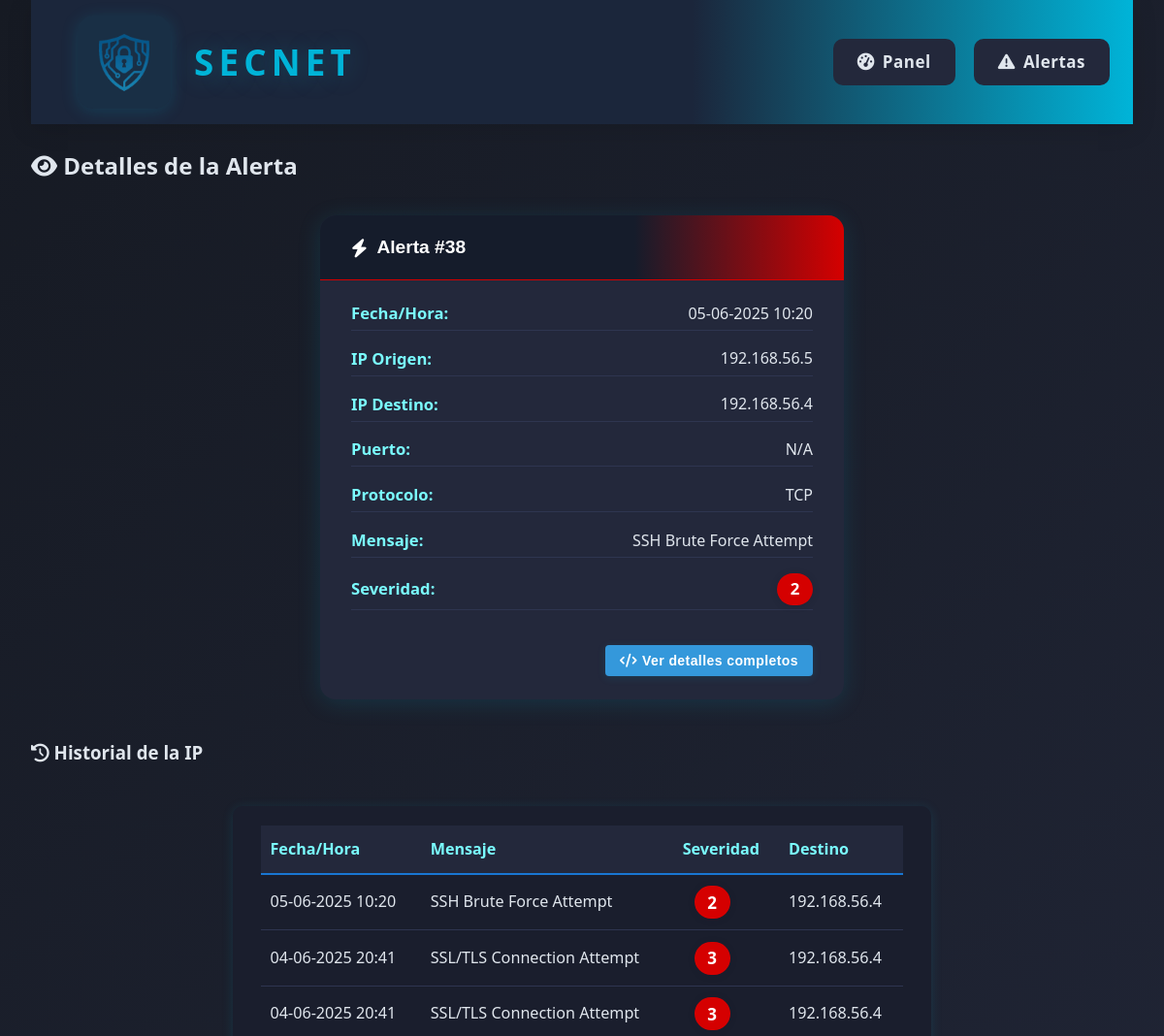
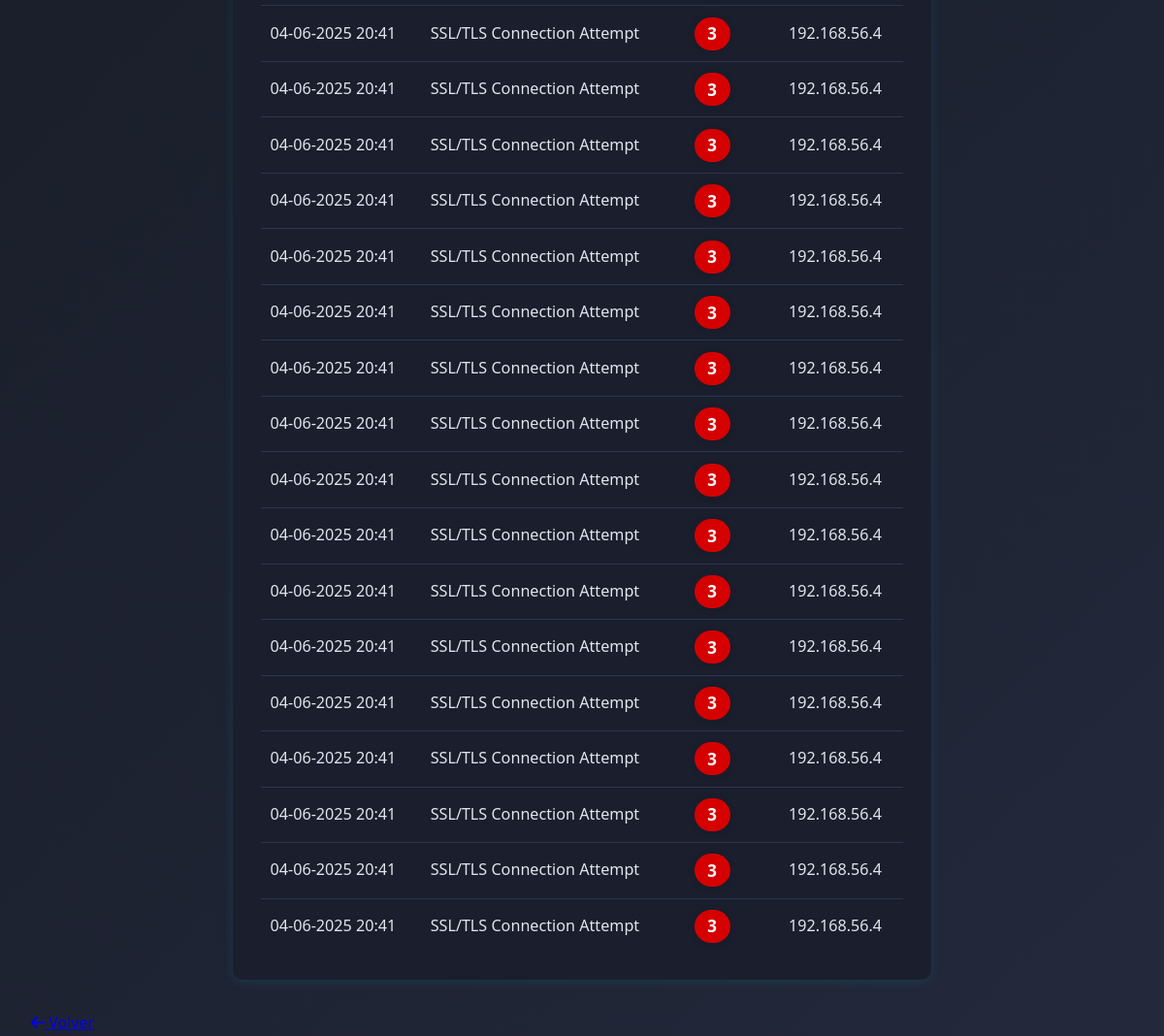
/web-interface/alert-details.php?id=38, run on the app's committed database (2 pictures, top to bottom).
### tables this page shows
CREATE TABLE alerts (
        id INTEGER PRIMARY KEY AUTOINCREMENT,
        timestamp TEXT,
        source_ip TEXT,
        destination_ip TEXT,
        alert_message TEXT,
        severity INTEGER,
        protocol TEXT,
        action_taken TEXT,
        raw_data TEXT
    );

### web-interface/alert-details.php (the view, shortened to what this page needs)
<?php
$id = intval($_GET['id']);
$db = new SQLite3('/var/www/html/database/alerts.db');
$stmt = $db->prepare('SELECT * FROM alerts WHERE id = :id');
$stmt->bindValue(':id', $id, SQLITE3_INTEGER);
$result = $stmt->execute();
$alert = $result->fetchArray(SQLITE3_ASSOC);
$source_ip = $alert['source_ip'];
$history = [];
if ($source_ip) {
    $hist_stmt = $db->prepare('SELECT * FROM alerts WHERE source_ip = :source_ip ORDER BY timestamp DESC LIMIT 20');
    $hist_stmt->bindValue(':source_ip', $source_ip, SQLITE3_TEXT);
    $hist_result = $hist_stmt->execute();
    while ($row = $hist_result->fetchArray(SQLITE3_ASSOC)) {
        $history[] = $row;
    }
}
?>
<!DOCTYPE html>
<html lang="es">
<head>
    <link rel="stylesheet" href="css/style.css">
    <link rel="stylesheet" href="https://cdnjs.cloudflare.com/ajax/libs/font-awesome/6.4.0/css/all.min.css">
</head>
<body>
    <div class="container">
        <header>
            <div class="logo-container">
                <a href="index.php" style="display:flex;align-items:center;text-decoration:none;">
                    <img src="assets/logo.png" alt="Logo">
                    <h1 class="secnet-title">SecNet</h1>
                </a>
            </div>
            <nav>
                <ul>
                    <li><a href="index.php"><i class="fas fa-tachometer-alt"></i> Panel</a></li>
                    <li><a href="alerts.php"><i class="fas fa-exclamation-triangle"></i> Alertas</a></li>
                </ul>
            </nav>
        </header>
        <main>
            <h2><i class="fas fa-eye"></i> Detalles de la Alerta</h2>
            <section class="alert-card">
                <div class="alert-card-header severity-<?= (int)$alert['severity'] ?>">
                    <i class="fas fa-bolt"></i> Alerta #<?= htmlspecialchars($alert['id']) ?>
                </div>
                <div class="alert-card-body">
                    <div class="alert-detail-row"><span class="alert-detail-label">Fecha/Hora:</span><span><?php
    $date = new DateTime($alert['timestamp'], new DateTimeZone('UTC'));
    $date->setTimezone(new DateTimeZone('Europe/Madrid'));
    echo $date->format('d-m-Y H:i');
?></span></div>
                    <div class="alert-detail-row"><span class="alert-detail-label">IP Origen:</span><span><?= htmlspecialchars($alert['source_ip']) ?></span></div>
                    <div class="alert-detail-row"><span class="alert-detail-label">IP Destino:</span><span><?= htmlspecialchars($alert['destination_ip']) ?></span></div>
                    <div class="alert-detail-row"><span class="alert-detail-label">Puerto:</span><span><?= !empty($alert['dest_port']) ? htmlspecialchars($alert['dest_port']) : 'N/A' ?></span></div>
                    <div class="alert-detail-row"><span class="alert-detail-label">Protocolo:</span><span><?= htmlspecialchars($alert['protocol']) ?></span></div>
                    <div class="alert-detail-row"><span class="alert-detail-label">Mensaje:</span><span><?= htmlspecialchars($alert['alert_message']) ?></span></div>
                    <div class="alert-detail-row"><span class="alert-detail-label">Severidad:</span><span class="severity-badge severity-<?= (int)$alert['severity'] ?>"><?= htmlspecialchars($alert['severity']) ?></span></div>
                    <div class="alert-actions">
                        <button id="showJsonBtn" class="action-btn primary">
                            <i class="fas fa-code"></i> Ver detalles completos
                        </button>
                    </div>
                </div>
            </section>
            <h3><i class="fas fa-history"></i> Historial de la IP</h3>
            <section class="alert-history-box">
                <table class="alert-history-table">
                    <thead>
                        <tr>
                            <th>Fecha/Hora</th>
                            <th>Mensaje</th>
                            <th>Severidad</th>
                            <th>Destino</th>
                        </tr>
                    </thead>
                    <tbody>
                    <?php foreach ($history as $h): ?>
                        <tr>
                            <td><?php
    $date = new DateTime($h['timestamp'], new DateTimeZone('UTC'));
    $date->setTimezone(new DateTimeZone('Europe/Madrid'));
    echo $date->format('d-m-Y H:i');
?></td>
                            <td><?= htmlspecialchars($h['alert_message']) ?></td>
                            <td><span class="severity-badge severity-<?= (int)$h['severity'] ?>"><?= htmlspecialchars($h['severity']) ?></span></td>
                            <td><?= htmlspecialchars($h['destination_ip']) ?><?= !empty($h['dest_port']) ? ':' . htmlspecialchars($h['dest_port']) : '' ?></td>
                        </tr>
                    <?php endforeach; ?>
                    </tbody>
                </table>
            </section>
            <a href="index.php" class="btn"><i class="fas fa-arrow-left"></i> Volver</a>
        </main>
    </div>
</body>
</html>

### web-interface/alert-details.php (style rules this page uses)
.action-btn { padding: 8px 15px; border: none; border-radius: 4px; cursor: pointer; font-size: 14px; display: inline-flex; align-items: center; gap: 5px; transition: background-color 0.2s; }
.action-btn.primary { background-color: #3498db; color: white; }
.alert-actions { margin-top: 20px; display: flex; gap: 10px; justify-content: flex-end; }

### data on the page
alerts: id "38", timestamp "05-06-2025 10:20", source_ip "192.168.56.5", destination_ip "192.168.56.4", protocol "TCP", alert_message "SSH Brute Force Attempt", severity "2"
alerts: timestamp "04-06-2025 20:41", alert_message "SSL/TLS Connection Attempt", severity "3", destination_ip "192.168.56.4"
alerts: timestamp "04-06-2025 20:41", alert_message "SSL/TLS Connection Attempt", severity "3", destination_ip "192.168.56.4"
alerts: timestamp "04-06-2025 20:41", alert_message "SSL/TLS Connection Attempt", severity "3", destination_ip "192.168.56.4"
alerts: timestamp "04-06-2025 20:41", alert_message "SSL/TLS Connection Attempt", severity "3", destination_ip "192.168.56.4"
alerts: timestamp "04-06-2025 20:41", alert_message "SSL/TLS Connection Attempt", severity "3", destination_ip "192.168.56.4"
alerts: timestamp "04-06-2025 20:41", alert_message "SSL/TLS Connection Attempt", severity "3", destination_ip "192.168.56.4"
alerts: timestamp "04-06-2025 20:41", alert_message "SSL/TLS Connection Attempt", severity "3", destination_ip "192.168.56.4"
alerts: timestamp "04-06-2025 20:41", alert_message "SSL/TLS Connection Attempt", severity "3", destination_ip "192.168.56.4"
alerts: timestamp "04-06-2025 20:41", alert_message "SSL/TLS Connection Attempt", severity "3", destination_ip "192.168.56.4"
alerts: timestamp "04-06-2025 20:41", alert_message "SSL/TLS Connection Attempt", severity "3", destination_ip "192.168.56.4"
alerts: timestamp "04-06-2025 20:41", alert_message "SSL/TLS Connection Attempt", severity "3", destination_ip "192.168.56.4"
alerts: timestamp "04-06-2025 20:41", alert_message "SSL/TLS Connection Attempt", severity "3", destination_ip "192.168.56.4"
alerts: timestamp "04-06-2025 20:41", alert_message "SSL/TLS Connection Attempt", severity "3", destination_ip "192.168.56.4"
alerts: timestamp "04-06-2025 20:41", alert_message "SSL/TLS Connection Attempt", severity "3", destination_ip "192.168.56.4"
alerts: timestamp "04-06-2025 20:41", alert_message "SSL/TLS Connection Attempt", severity "3", destination_ip "192.168.56.4"
alerts: timestamp "04-06-2025 20:41", alert_message "SSL/TLS Connection Attempt", severity "3", destination_ip "192.168.56.4"
alerts: timestamp "04-06-2025 20:41", alert_message "SSL/TLS Connection Attempt", severity "3", destination_ip "192.168.56.4"
alerts: timestamp "04-06-2025 20:41", alert_message "SSL/TLS Connection Attempt", severity "3", destination_ip "192.168.56.4"
alerts: timestamp "04-06-2025 20:41", alert_message "SSL/TLS Connection Attempt", severity "3", destination_ip "192.168.56.4"
